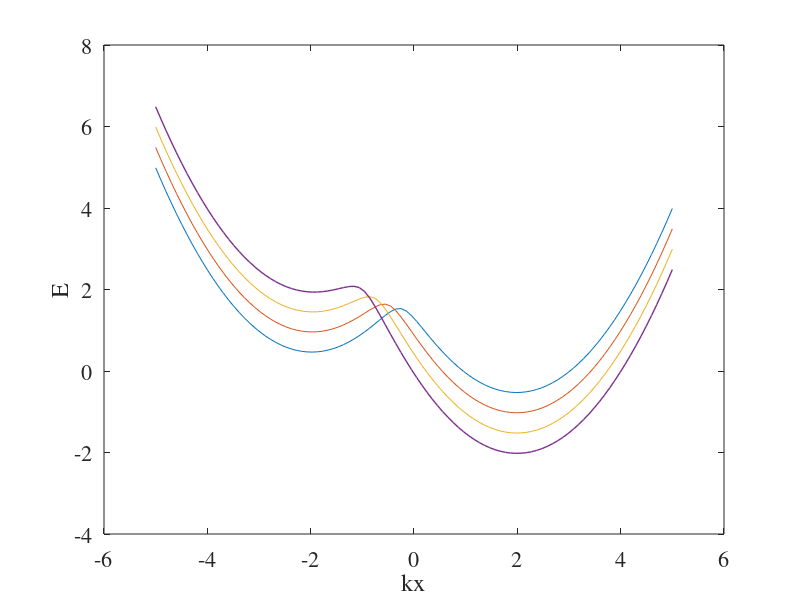

This figure's MATLAB source:
%% 参数设定
% 在拉曼耦合强度较小时，能量随着失谐变换的曲线
ky=0; % [momentum along y direction]
kz=0; % [momentum along z direction]
k0=2; % [wave vector of laser]
omiga=1; % [SOC strength]
         % 以omiga = 4Er = 8为分界线；omiga < 4Er = 8时有简并基态，omiga > 4Er = 8只有一个基态
delta1=1; % detuning
delta2=2;
delta3=3;
delta4=4;
m=1; % [atom mass]
Er=(k0)^2/2; % [recoil energy]   Er=2 
%% 绘制图像
kx=linspace(-5,5); 
E0=(kx.*kx+(k0)^2)/(2*m) + sqrt(kx.*kx*(k0)^2/m^2+kx*k0*delta1/m+delta1^2/4+omiga^2/4);  % helicity +
E1=(kx.*kx+(k0)^2)/(2*m) - sqrt(kx.*kx*(k0)^2/m^2+kx*k0*delta1/m+delta1^2/4+omiga^2/4);  % helicity _
E2=(kx.*kx+(k0)^2)/(2*m) - sqrt(kx.*kx*(k0)^2/m^2+kx*k0*delta2/m+delta2^2/4+omiga^2/4);  % helicity _
E3=(kx.*kx+(k0)^2)/(2*m) - sqrt(kx.*kx*(k0)^2/m^2+kx*k0*delta3/m+delta3^2/4+omiga^2/4);  % helicity _
E4=(kx.*kx+(k0)^2)/(2*m) - sqrt(kx.*kx*(k0)^2/m^2+kx*k0*delta4/m+delta4^2/4+omiga^2/4);  % helicity _
plot(kx,E1,kx,E2,kx,E3,kx,E4,'linewidth',1);
set(gca,'Fontsize',16,'Fontname','Times');
xlabel('kx');
ylabel('E');